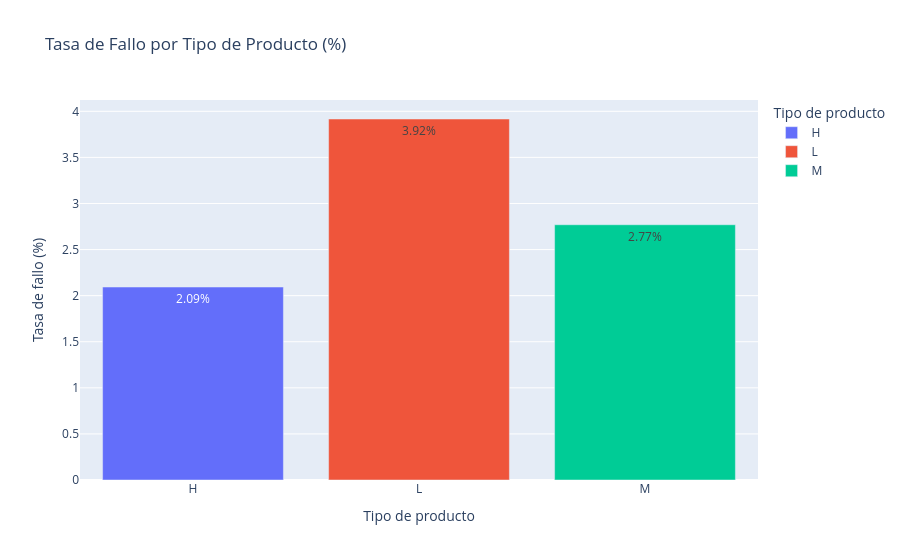

The code cell stored with this chart in its notebook:
### Code cell
fig5a = plot_failure_rate_by_type(df)
fig5a.show()

### Figure 1 — Plotly figure (JSON) as saved in the notebook; plotly's stock layout.template omitted (floating-point values rounded to 4 significant figures)
{"data": [{"hovertemplate": "Tipo de producto=%{x}<br>Tasa de fallo (%)=%{y}<br>text=%{text}<extra></extra>", "legendgroup": "H", "marker": {"color": "#636efa", "pattern": {"shape": ""}}, "name": "H", "orientation": "v", "showlegend": true, "text": ["2.09%"], "textposition": "auto", "type": "bar", "x": ["H"], "xaxis": "x", "y": [2.094], "yaxis": "y"}, {"hovertemplate": "Tipo de producto=%{x}<br>Tasa de fallo (%)=%{y}<br>text=%{text}<extra></extra>", "legendgroup": "L", "marker": {"color": "#EF553B", "pattern": {"shape": ""}}, "name": "L", "orientation": "v", "showlegend": true, "text": ["3.92%"], "textposition": "auto", "type": "bar", "x": ["L"], "xaxis": "x", "y": [3.917], "yaxis": "y"}, {"hovertemplate": "Tipo de producto=%{x}<br>Tasa de fallo (%)=%{y}<br>text=%{text}<extra></extra>", "legendgroup": "M", "marker": {"color": "#00cc96", "pattern": {"shape": ""}}, "name": "M", "orientation": "v", "showlegend": true, "text": ["2.77%"], "textposition": "auto", "type": "bar", "x": ["M"], "xaxis": "x", "y": [2.769], "yaxis": "y"}], "layout": {"barmode": "relative", "legend": {"title": {"text": "Tipo de producto"}, "tracegroupgap": 0}, "title": {"text": "Tasa de Fallo por Tipo de Producto (%)"}, "xaxis": {"anchor": "y", "categoryarray": ["H", "L", "M"], "categoryorder": "array", "domain": [0, 1], "title": {"text": "Tipo de producto"}}, "yaxis": {"anchor": "x", "domain": [0, 1], "title": {"text": "Tasa de fallo (%)"}}}}
